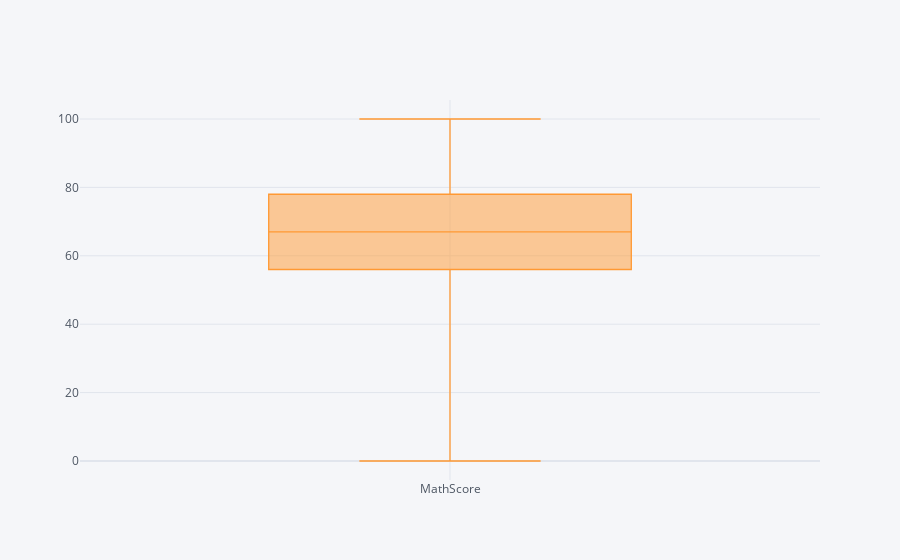

The notebook cell this image was saved under:
### Code cell
df['MathScore'].iplot(kind = 'box')

### Figure 1 — Plotly figure (JSON) as saved in the notebook; plotly's stock layout.template omitted (floating-point values rounded to 4 significant figures; data arrays with more than 128 entries replaced by an {"elided": "..."} marker saying what was removed)
{"data": [{"boxpoints": false, "line": {"width": 1.3}, "marker": {"color": "rgba(255, 153, 51, 1.0)"}, "name": "MathScore", "orientation": "v", "type": "box", "y": {"elided": "30641 int values"}}], "layout": {"legend": {"bgcolor": "#F5F6F9", "font": {"color": "#4D5663"}}, "paper_bgcolor": "#F5F6F9", "plot_bgcolor": "#F5F6F9", "title": {"font": {"color": "#4D5663"}}, "xaxis": {"gridcolor": "#E1E5ED", "showgrid": true, "tickfont": {"color": "#4D5663"}, "title": {"font": {"color": "#4D5663"}, "text": ""}, "zerolinecolor": "#E1E5ED"}, "yaxis": {"gridcolor": "#E1E5ED", "showgrid": true, "tickfont": {"color": "#4D5663"}, "title": {"font": {"color": "#4D5663"}, "text": ""}, "zerolinecolor": "#E1E5ED"}}}
